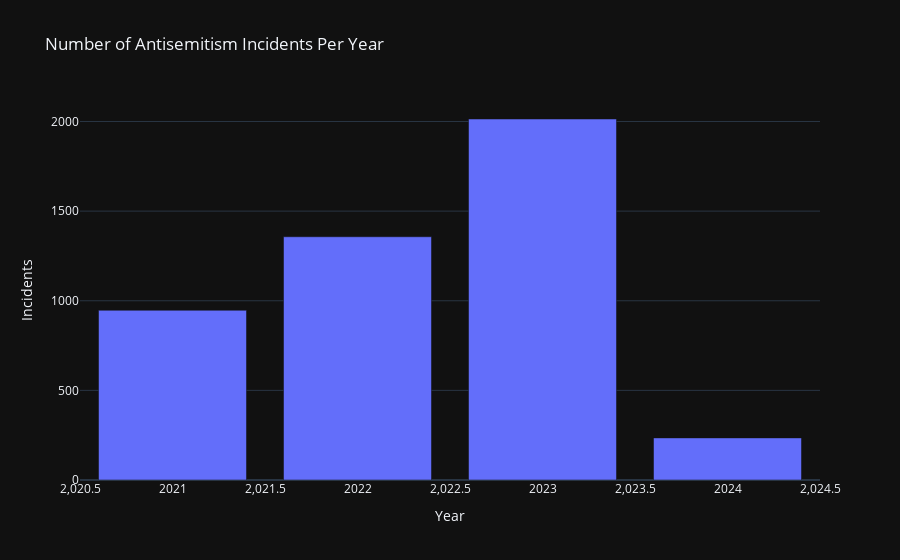

Source (notebook cell):
### Code cell
# Assuming df_inc has a 'date' or 'year' column to work with
df_inc['year'] = pd.to_datetime(df_inc['date']).dt.year  # Extract year if date is given
incidents_per_year = df_inc['year'].value_counts().sort_index().reset_index()
incidents_per_year.columns = ['Year', 'Incidents']  # Rename columns appropriately

import plotly.express as px
fig1 = px.bar(incidents_per_year, x='Year', y='Incidents', title='Number of Antisemitism Incidents Per Year')
fig1.show()

### Figure 1 — Plotly figure (JSON) as saved in the notebook; plotly's stock layout.template omitted (floating-point values rounded to 4 significant figures)
{"data": [{"alignmentgroup": "True", "hovertemplate": "Year=%{x}<br>Incidents=%{y}<extra></extra>", "legendgroup": "", "marker": {"color": "#636efa", "pattern": {"shape": ""}}, "name": "", "offsetgroup": "", "orientation": "v", "showlegend": false, "textposition": "auto", "x": [2021, 2022, 2023, 2024], "xaxis": "x", "y": [947, 1357, 2014, 235], "yaxis": "y", "type": "bar"}], "layout": {"xaxis": {"anchor": "y", "domain": [0.0, 1.0], "title": {"text": "Year"}}, "yaxis": {"anchor": "x", "domain": [0.0, 1.0], "title": {"text": "Incidents"}}, "legend": {"tracegroupgap": 0}, "title": {"text": "Number of Antisemitism Incidents Per Year"}, "barmode": "relative"}}
